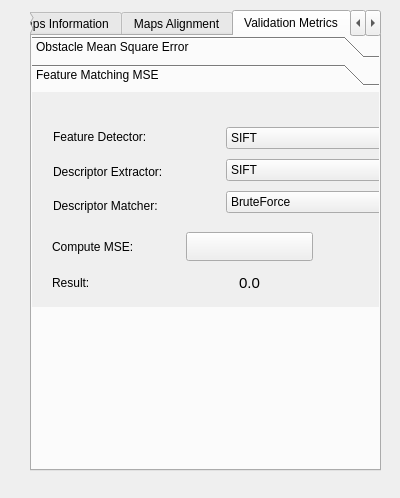
<?xml version="1.0" encoding="UTF-8"?>
<ui version="4.0">
 <class>validationWidget</class>
 <widget class="QWidget" name="validationWidget">
  <property name="geometry">
   <rect>
    <x>0</x>
    <y>0</y>
    <width>400</width>
    <height>498</height>
   </rect>
  </property>
  <property name="sizePolicy">
   <sizepolicy hsizetype="Expanding" vsizetype="Expanding">
    <horstretch>0</horstretch>
    <verstretch>1</verstretch>
   </sizepolicy>
  </property>
  <property name="minimumSize">
   <size>
    <width>250</width>
    <height>0</height>
   </size>
  </property>
  <property name="maximumSize">
   <size>
    <width>400</width>
    <height>16777215</height>
   </size>
  </property>
  <property name="windowTitle">
   <string>Form</string>
  </property>
  <widget class="QTabWidget" name="validationTabWidget">
   <property name="geometry">
    <rect>
     <x>30</x>
     <y>10</y>
     <width>351</width>
     <height>461</height>
    </rect>
   </property>
   <property name="maximumSize">
    <size>
     <width>600</width>
     <height>16777215</height>
    </size>
   </property>
   <property name="whatsThis">
    <string>&lt;html&gt;&lt;head/&gt;&lt;body&gt;&lt;p&gt;ddd&lt;/p&gt;&lt;/body&gt;&lt;/html&gt;</string>
   </property>
   <property name="styleSheet">
    <string notr="true"/>
   </property>
   <property name="currentIndex">
    <number>2</number>
   </property>
   <widget class="QWidget" name="informationTab">
    <attribute name="title">
     <string>Maps Information</string>
    </attribute>
    <widget class="QWidget" name="layoutWidget">
     <property name="geometry">
      <rect>
       <x>10</x>
       <y>11</y>
       <width>311</width>
       <height>371</height>
      </rect>
     </property>
     <layout class="QVBoxLayout" name="verticalLayout_3">
      <item>
       <layout class="QVBoxLayout" name="verticalLayout">
        <item>
         <widget class="QLabel" name="groundMapWidthLabel">
          <property name="text">
           <string>Ground Truth Map Width:</string>
          </property>
         </widget>
        </item>
        <item>
         <widget class="QLabel" name="groundMapHeightLabel">
          <property name="text">
           <string>Ground Truth Map Height:</string>
          </property>
         </widget>
        </item>
        <item>
         <widget class="QLabel" name="groundMapResLabel">
          <property name="text">
           <string>Ground Truth Map Resolution:</string>
          </property>
         </widget>
        </item>
        <item>
         <widget class="QLabel" name="producedMapWidthLabel">
          <property name="text">
           <string>SLAM Produced Map Width:</string>
          </property>
         </widget>
        </item>
        <item>
         <widget class="QLabel" name="producedMapHeightLabel">
          <property name="text">
           <string>SLAM Produced Map Height:</string>
          </property>
         </widget>
        </item>
        <item>
         <widget class="QLabel" name="producedMapResLabel">
          <property name="text">
           <string>SLAM Produced Map Resolution:</string>
          </property>
         </widget>
        </item>
       </layout>
      </item>
      <item>
       <layout class="QGridLayout" name="gridLayout">
        <item row="0" column="0">
         <widget class="QLabel" name="posxLabel">
          <property name="text">
           <string>Translation  - x</string>
          </property>
         </widget>
        </item>
        <item row="0" column="1">
         <widget class="QDoubleSpinBox" name="posxSpinBox"/>
        </item>
        <item row="1" column="0">
         <widget class="QLabel" name="posyLabel">
          <property name="text">
           <string>Translation - y</string>
          </property>
         </widget>
        </item>
        <item row="1" column="1">
         <widget class="QDoubleSpinBox" name="posySpinBox"/>
        </item>
        <item row="2" column="0">
         <widget class="QLabel" name="rotationLabel">
          <property name="text">
           <string>Rotation - z  axis</string>
          </property>
         </widget>
        </item>
        <item row="2" column="1">
         <widget class="QSpinBox" name="rotationSpinBox"/>
        </item>
        <item row="3" column="0">
         <widget class="QLabel" name="scaleLabel">
          <property name="text">
           <string>Scaling</string>
          </property>
         </widget>
        </item>
        <item row="3" column="1">
         <widget class="QDoubleSpinBox" name="scaleSpinBox"/>
        </item>
        <item row="4" column="0">
         <widget class="QLabel" name="transLabel">
          <property name="text">
           <string>Transparency</string>
          </property>
         </widget>
        </item>
        <item row="4" column="1">
         <widget class="QDoubleSpinBox" name="transSpinBox"/>
        </item>
       </layout>
      </item>
     </layout>
    </widget>
   </widget>
   <widget class="QWidget" name="alignmentTab">
    <property name="enabled">
     <bool>true</bool>
    </property>
    <property name="autoFillBackground">
     <bool>false</bool>
    </property>
    <attribute name="title">
     <string>Maps Alignment</string>
    </attribute>
    <widget class="QWidget" name="gridLayoutWidget_4">
     <property name="geometry">
      <rect>
       <x>0</x>
       <y>0</y>
       <width>321</width>
       <height>391</height>
      </rect>
     </property>
     <layout class="QGridLayout" name="alignmentGridLayout"/>
    </widget>
   </widget>
   <widget class="QWidget" name="metricsTab">
    <attribute name="title">
     <string>Validation Metrics</string>
    </attribute>
    <widget class="QToolBox" name="metricToolBox">
     <property name="geometry">
      <rect>
       <x>0</x>
       <y>0</y>
       <width>351</width>
       <height>271</height>
      </rect>
     </property>
     <property name="currentIndex">
      <number>1</number>
     </property>
     <widget class="QWidget" name="page_1">
      <property name="geometry">
       <rect>
        <x>0</x>
        <y>0</y>
        <width>100</width>
        <height>30</height>
       </rect>
      </property>
      <attribute name="label">
       <string>Obstacle Mean Square Error</string>
      </attribute>
      <widget class="QLabel" name="label_3">
       <property name="geometry">
        <rect>
         <x>13</x>
         <y>214</y>
         <width>47</width>
         <height>17</height>
        </rect>
       </property>
       <property name="text">
        <string>Result:</string>
       </property>
      </widget>
      <widget class="QWidget" name="layoutWidget_2">
       <property name="geometry">
        <rect>
         <x>0</x>
         <y>110</y>
         <width>311</width>
         <height>31</height>
        </rect>
       </property>
       <layout class="QHBoxLayout" name="horizontalLayout_7">
        <item>
         <widget class="QLabel" name="label_14">
          <property name="text">
           <string>Result:</string>
          </property>
         </widget>
        </item>
        <item>
         <widget class="QLabel" name="obstacleLabel">
          <property name="font">
           <font>
            <pointsize>11</pointsize>
           </font>
          </property>
          <property name="text">
           <string>0.0</string>
          </property>
          <property name="alignment">
           <set>Qt::AlignCenter</set>
          </property>
         </widget>
        </item>
       </layout>
      </widget>
      <widget class="QWidget" name="layoutWidget_5">
       <property name="geometry">
        <rect>
         <x>0</x>
         <y>70</y>
         <width>311</width>
         <height>29</height>
        </rect>
       </property>
       <layout class="QHBoxLayout" name="horizontalLayout_8">
        <item>
         <widget class="QLabel" name="label_18">
          <property name="text">
           <string>Compute MSE:</string>
          </property>
         </widget>
        </item>
        <item>
         <widget class="QPushButton" name="obstaclePushButton">
          <property name="sizePolicy">
           <sizepolicy hsizetype="Minimum" vsizetype="Minimum">
            <horstretch>0</horstretch>
            <verstretch>0</verstretch>
           </sizepolicy>
          </property>
          <property name="maximumSize">
           <size>
            <width>16777159</width>
            <height>16777215</height>
           </size>
          </property>
          <property name="text">
           <string/>
          </property>
         </widget>
        </item>
       </layout>
      </widget>
      <widget class="QWidget" name="layoutWidget">
       <property name="geometry">
        <rect>
         <x>2</x>
         <y>2</y>
         <width>330</width>
         <height>62</height>
        </rect>
       </property>
       <layout class="QGridLayout" name="gridLayout_2">
        <item row="0" column="0">
         <widget class="QLabel" name="label_15">
          <property name="text">
           <string>Closest Obstacle Method:</string>
          </property>
         </widget>
        </item>
        <item row="0" column="1">
         <widget class="QComboBox" name="closestObstacleComboBox">
          <item>
           <property name="text">
            <string>Brushfire</string>
           </property>
          </item>
          <item>
           <property name="text">
            <string>NearestNeighbor</string>
           </property>
          </item>
         </widget>
        </item>
        <item row="1" column="0">
         <widget class="QLabel" name="label_16">
          <property name="text">
           <string>Distance Method:</string>
          </property>
         </widget>
        </item>
        <item row="1" column="1">
         <widget class="QComboBox" name="distanceComboBox">
          <item>
           <property name="text">
            <string>Manhattan</string>
           </property>
          </item>
          <item>
           <property name="text">
            <string>Euclidean</string>
           </property>
          </item>
         </widget>
        </item>
       </layout>
      </widget>
     </widget>
     <widget class="QWidget" name="page_2">
      <property name="geometry">
       <rect>
        <x>0</x>
        <y>0</y>
        <width>351</width>
        <height>209</height>
       </rect>
      </property>
      <attribute name="label">
       <string>Feature Matching MSE</string>
      </attribute>
      <widget class="QWidget" name="layoutWidget">
       <property name="geometry">
        <rect>
         <x>21</x>
         <y>31</y>
         <width>348</width>
         <height>97</height>
        </rect>
       </property>
       <layout class="QHBoxLayout" name="horizontalLayout">
        <item>
         <layout class="QVBoxLayout" name="verticalLayout_2">
          <item>
           <widget class="QLabel" name="label_4">
            <property name="text">
             <string>Feature Detector:</string>
            </property>
           </widget>
          </item>
          <item>
           <widget class="QLabel" name="label_5">
            <property name="text">
             <string>Descriptor Extractor:</string>
            </property>
           </widget>
          </item>
          <item>
           <widget class="QLabel" name="label_6">
            <property name="text">
             <string>Descriptor Matcher:</string>
            </property>
           </widget>
          </item>
         </layout>
        </item>
        <item>
         <layout class="QVBoxLayout" name="verticalLayout_4">
          <item>
           <widget class="QComboBox" name="detectorComboBox">
            <item>
             <property name="text">
              <string>SIFT</string>
             </property>
            </item>
            <item>
             <property name="text">
              <string>SURF</string>
             </property>
            </item>
            <item>
             <property name="text">
              <string>STAR</string>
             </property>
            </item>
            <item>
             <property name="text">
              <string>FAST</string>
             </property>
            </item>
            <item>
             <property name="text">
              <string>BRISK</string>
             </property>
            </item>
            <item>
             <property name="text">
              <string>MSER</string>
             </property>
            </item>
            <item>
             <property name="text">
              <string>GFTT</string>
             </property>
            </item>
            <item>
             <property name="text">
              <string>HARRIS</string>
             </property>
            </item>
            <item>
             <property name="text">
              <string>ORB</string>
             </property>
            </item>
           </widget>
          </item>
          <item>
           <widget class="QComboBox" name="descriptorComboBox">
            <item>
             <property name="text">
              <string>SIFT</string>
             </property>
            </item>
            <item>
             <property name="text">
              <string>SURF</string>
             </property>
            </item>
            <item>
             <property name="text">
              <string>BRIEF</string>
             </property>
            </item>
            <item>
             <property name="text">
              <string>BRISK</string>
             </property>
            </item>
            <item>
             <property name="text">
              <string>FREAK</string>
             </property>
            </item>
            <item>
             <property name="text">
              <string>ORB</string>
             </property>
            </item>
            <item>
             <property name="text">
              <string>RADIUS STATISTICS</string>
             </property>
            </item>
            <item>
             <property name="text">
              <string>CIRCLE INTERSECTIONS</string>
             </property>
            </item>
            <item>
             <property name="text">
              <string>MEAN RAYS</string>
             </property>
            </item>
           </widget>
          </item>
          <item>
           <widget class="QComboBox" name="matcherComboBox">
            <item>
             <property name="text">
              <string>BruteForce</string>
             </property>
            </item>
            <item>
             <property name="text">
              <string>BruteForce-L1</string>
             </property>
            </item>
            <item>
             <property name="text">
              <string>BruteForce-Hamming</string>
             </property>
            </item>
            <item>
             <property name="text">
              <string>BruteForce-Hamming(2)</string>
             </property>
            </item>
            <item>
             <property name="text">
              <string>FlannBased</string>
             </property>
            </item>
           </widget>
          </item>
         </layout>
        </item>
       </layout>
      </widget>
      <widget class="QWidget" name="layoutWidget">
       <property name="geometry">
        <rect>
         <x>20</x>
         <y>140</y>
         <width>261</width>
         <height>29</height>
        </rect>
       </property>
       <layout class="QHBoxLayout" name="horizontalLayout_3">
        <item>
         <widget class="QLabel" name="label_8">
          <property name="text">
           <string>Compute MSE:</string>
          </property>
         </widget>
        </item>
        <item>
         <widget class="QPushButton" name="featuresPushButton">
          <property name="sizePolicy">
           <sizepolicy hsizetype="Minimum" vsizetype="Minimum">
            <horstretch>0</horstretch>
            <verstretch>0</verstretch>
           </sizepolicy>
          </property>
          <property name="maximumSize">
           <size>
            <width>16777159</width>
            <height>16777215</height>
           </size>
          </property>
          <property name="text">
           <string/>
          </property>
         </widget>
        </item>
       </layout>
      </widget>
      <widget class="QWidget" name="layoutWidget">
       <property name="geometry">
        <rect>
         <x>20</x>
         <y>180</y>
         <width>261</width>
         <height>21</height>
        </rect>
       </property>
       <layout class="QHBoxLayout" name="horizontalLayout_2">
        <item>
         <widget class="QLabel" name="label_7">
          <property name="text">
           <string>Result:</string>
          </property>
         </widget>
        </item>
        <item>
         <widget class="QLabel" name="featuresLabel">
          <property name="font">
           <font>
            <pointsize>11</pointsize>
           </font>
          </property>
          <property name="text">
           <string>0.0</string>
          </property>
          <property name="alignment">
           <set>Qt::AlignCenter</set>
          </property>
         </widget>
        </item>
       </layout>
      </widget>
     </widget>
    </widget>
   </widget>
   <widget class="QWidget" name="pathTab">
    <attribute name="title">
     <string>Path Validation</string>
    </attribute>
    <widget class="QWidget" name="gridLayoutWidget_3">
     <property name="geometry">
      <rect>
       <x>0</x>
       <y>0</y>
       <width>321</width>
       <height>391</height>
      </rect>
     </property>
     <layout class="QGridLayout" name="pathGridLayout"/>
    </widget>
   </widget>
  </widget>
 </widget>
 <resources/>
 <connections/>
</ui>
